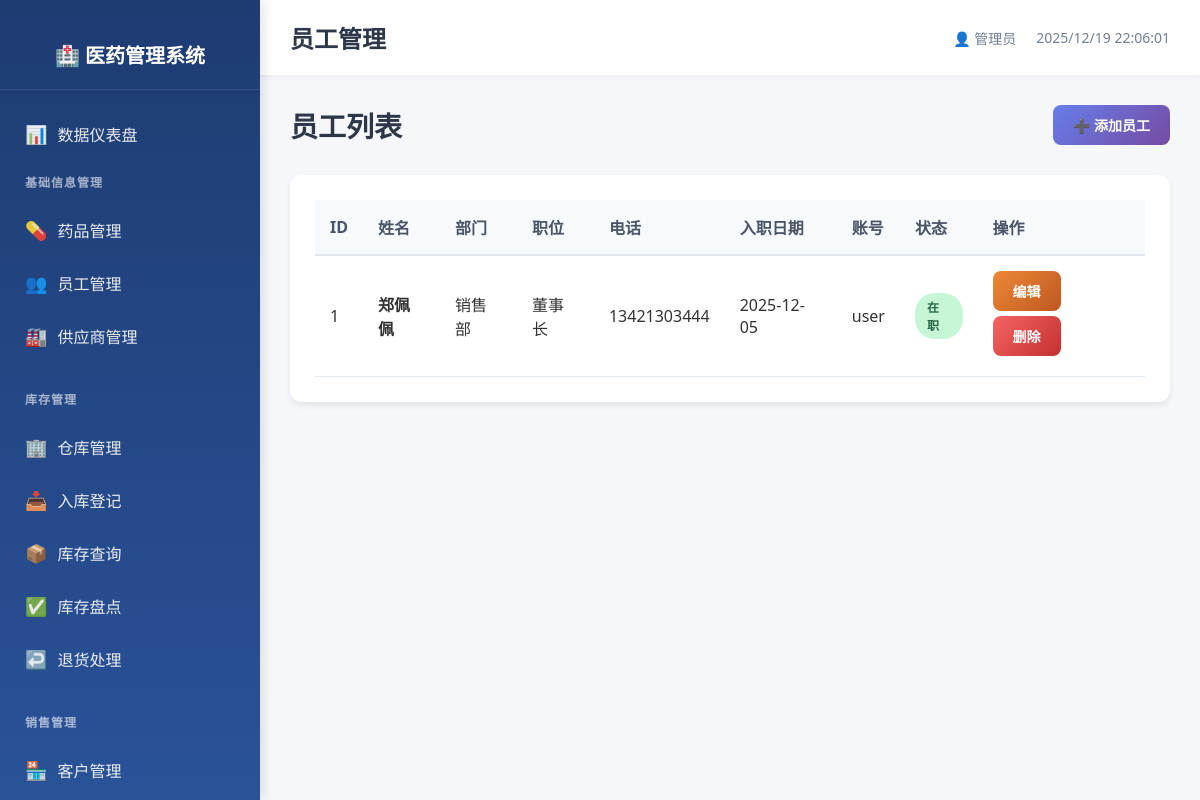
The app's page /basic/employees, older data.
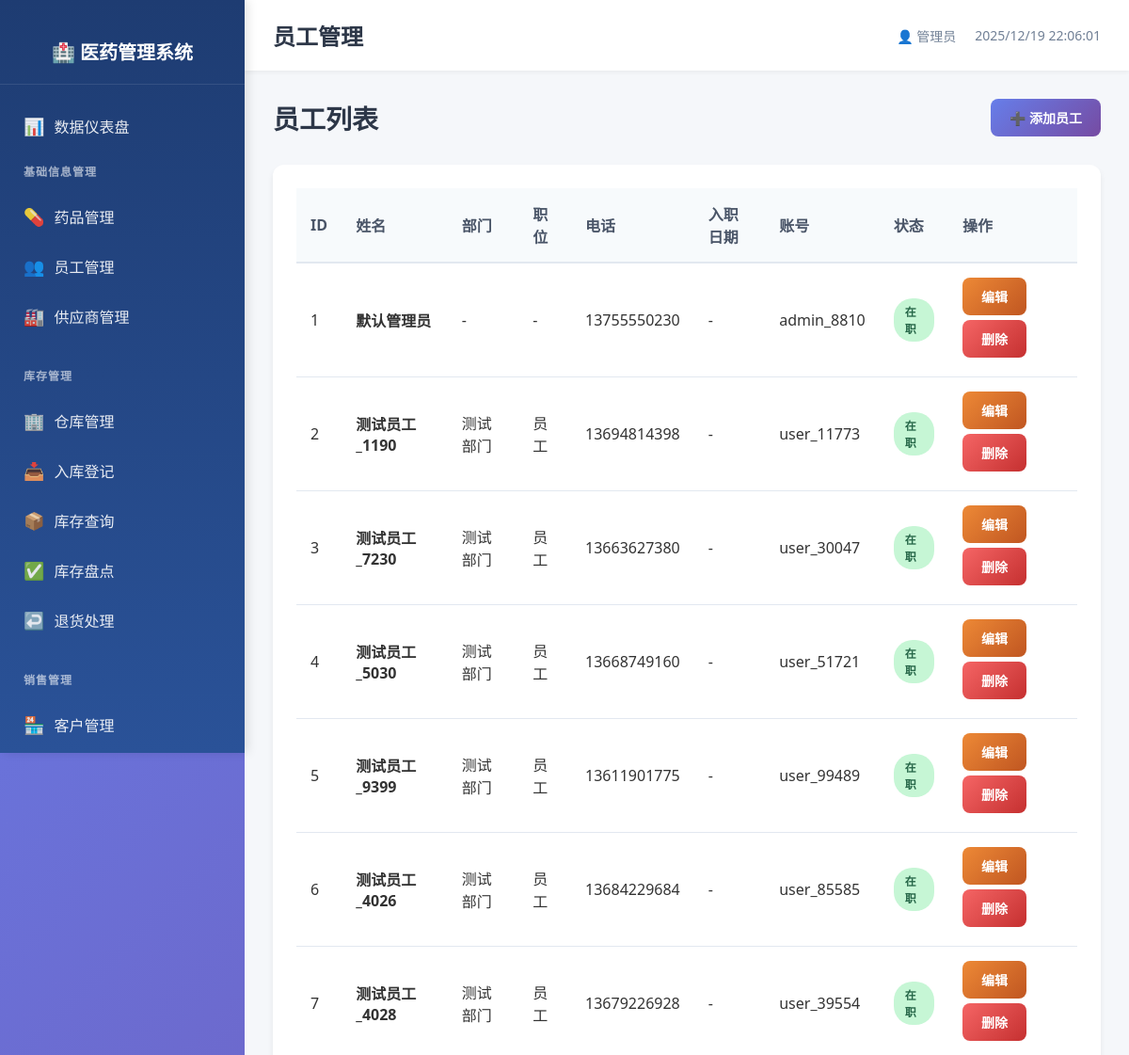
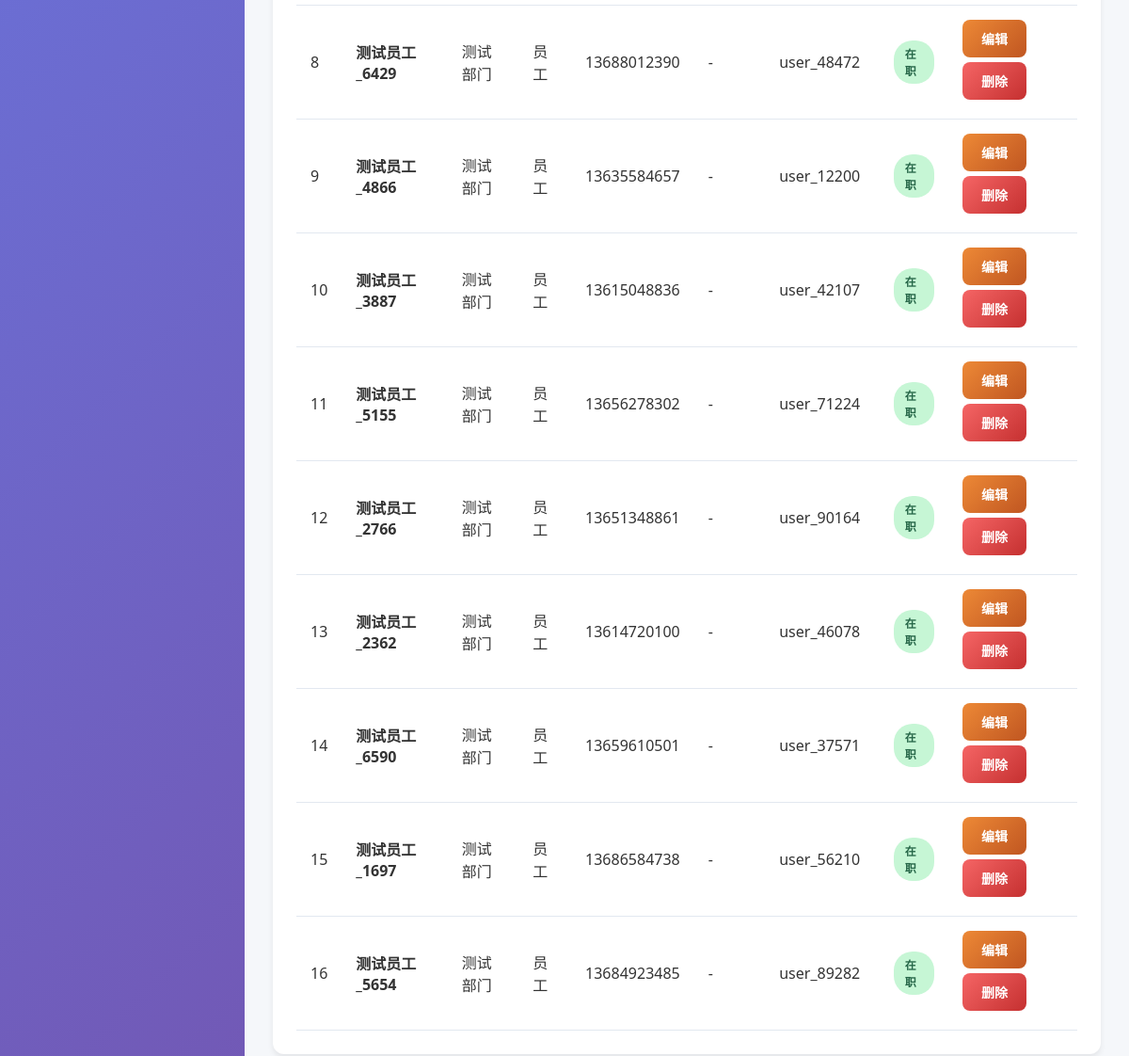
The same page, newer data (2 pictures, top to bottom).
### models.py (models this page shows)
class EmployeeInfo(db.Model):
    __tablename__ = 'employee_info'
    employee_id = db.Column(db.Integer, primary_key=True, autoincrement=True)
    name = db.Column(db.String(100), nullable=False, index=True)
    department = db.Column(db.String(100))
    position = db.Column(db.String(100))
    phone = db.Column(db.String(20), unique=True)
    hire_date = db.Column(db.Date)
    account = db.Column(db.String(50), unique=True, nullable=False)
    password = db.Column(db.String(200), nullable=False)
    status = db.Column(db.String(20), default='在职', nullable=False)
    create_time = db.Column(db.DateTime, default=datetime.now, nullable=False)
    update_time = db.Column(db.DateTime, default=datetime.now, onupdate=datetime.now, nullable=False)

### routes/basic_info.py (the view)
@basic_bp.route('/employees')
def employee_list():
    employees = EmployeeInfo.query.all()
    return render_template('basic/employee_list.html', employees=employees)

### templates/basic/employee_list.html (shortened to what this page needs)
{% extends "base.html" %}
{% block page_title %}员工管理{% endblock %}
{% block content %}
<div class="page-header">
    <h2>员工列表</h2>
    <a href="{{ url_for('basic.employee_add') }}" class="btn btn-primary">
        ➕ 添加员工
    </a>
</div>
<div class="table-card">
    <table class="data-table">
        <thead>
            <tr>
                <th>ID</th>
                <th>姓名</th>
                <th>部门</th>
                <th>职位</th>
                <th>电话</th>
                <th>入职日期</th>
                <th>账号</th>
                <th>状态</th>
                <th>操作</th>
            </tr>
        </thead>
        <tbody>
            {% for emp in employees %}
            <tr>
                <td>{{ emp.employee_id }}</td>
                <td><strong>{{ emp.name }}</strong></td>
                <td>{{ emp.department or '-' }}</td>
                <td>{{ emp.position or '-' }}</td>
                <td>{{ emp.phone or '-' }}</td>
                <td>{{ emp.hire_date or '-' }}</td>
                <td>{{ emp.account or '-' }}</td>
                <td>
                    {% if emp.status == '在职' %}
                        <span class="badge badge-success">在职</span>
                    {% else %}
                        <span class="badge badge-danger">离职</span>
                    {% endif %}
                </td>
                <td>
                    <a href="{{ url_for('basic.employee_edit', employee_id=emp.employee_id) }}" class="btn btn-sm btn-warning">编辑</a>
                    <a href="{{ url_for('basic.employee_delete', employee_id=emp.employee_id) }}"
                       class="btn btn-sm btn-danger"
                       onclick="return confirm('确定要删除该员工吗？');">删除</a>
                </td>
            </tr>
            {% endfor %}
        </tbody>
    </table>
</div>
{% endblock %}

### templates/base.html (shortened to what this page needs)
<!DOCTYPE html>
<html lang="zh">
<head>
    <link rel="stylesheet" href="{{ url_for('static', filename='css/style.css') }}">
</head>
<body>
    <div class="container">
        <aside class="sidebar">
            <div class="logo">
                <h2>🏥 医药管理系统</h2>
            </div>
            <nav class="nav-menu">
                <a href="{{ url_for('dashboard.index') }}" class="nav-item">
                    <span class="icon">📊</span> 数据仪表盘
                </a>
                <div class="nav-group">
                    <div class="nav-group-title">基础信息管理</div>
                    <a href="{{ url_for('basic.drug_list') }}" class="nav-item">
                        <span class="icon">💊</span> 药品管理
                    </a>
                    <a href="{{ url_for('basic.employee_list') }}" class="nav-item">
                        <span class="icon">👥</span> 员工管理
                    </a>
                    <a href="{{ url_for('basic.supplier_list') }}" class="nav-item">
                        <span class="icon">🏭</span> 供应商管理
                    </a>
                </div>
                <div class="nav-group">
                    <div class="nav-group-title">库存管理</div>
                    <a href="{{ url_for('inventory.warehouse_list') }}" class="nav-item">
                        <span class="icon">🏢</span> 仓库管理
                    </a>
                    <a href="{{ url_for('inventory.stock_in_list') }}" class="nav-item">
                        <span class="icon">📥</span> 入库登记
                    </a>
                    <a href="{{ url_for('inventory.stock_list') }}" class="nav-item">
                        <span class="icon">📦</span> 库存查询
                    </a>
                    <a href="{{ url_for('inventory.check_list') }}" class="nav-item">
                        <span class="icon">✅</span> 库存盘点
                    </a>
                    <a href="{{ url_for('inventory.return_list') }}" class="nav-item">
                        <span class="icon">↩️</span> 退货处理
                    </a>
                </div>
                <div class="nav-group">
                    <div class="nav-group-title">销售管理</div>
                    <a href="{{ url_for('basic.customer_list') }}" class="nav-item">
                        <span class="icon">🏪</span> 客户管理
                    </a>
                    <a href="{{ url_for('sales.sales_list') }}" class="nav-item">
                    </a>
                </div>
            </nav>
        </aside>
        <main class="main-content">
            <header class="header">
                <div class="header-left">
                    <h1>{% block page_title %}{% endblock %}</h1>
                </div>
                <div class="header-right">
                    <span class="user-info">👤 管理员</span>
                    <span class="datetime" id="datetime"></span>
                </div>
            </header>
            <div class="content">
                {% block content %}{% endblock %}
            </div>
        </main>
    </div>
</body>
</html>

### static/css/style.css (style rules this page uses)
* { margin: 0; padding: 0; box-sizing: border-box; }
body { font-family: 'Segoe UI', Tahoma, Geneva, Verdana, sans-serif; background: linear-gradient(135deg, #667eea 0%, #764ba2 100%); color: #333; min-height: 100vh; }
.container { display: flex; min-height: 100vh; }
.sidebar { width: 260px; background: linear-gradient(180deg, #1e3c72 0%, #2a5298 100%); color: white; padding: 20px 0; box-shadow: 4px 0 10px rgba(0,0,0,0.1); position: fixed; height: 100vh; overflow-y: auto; }
.logo { text-align: center; padding: 20px; border-bottom: 1px solid rgba(255,255,255,0.1); margin-bottom: 20px; }
.logo h2 { font-size: 20px; font-weight: 600; }
.nav-menu { padding: 0 10px; }
.nav-group { margin-bottom: 20px; }
.nav-group-title { color: rgba(255,255,255,0.6); font-size: 12px; text-transform: uppercase; padding: 10px 15px; font-weight: 600; letter-spacing: 1px; }
.nav-item { display: flex; align-items: center; padding: 12px 15px; color: rgba(255,255,255,0.9); text-decoration: none; border-radius: 8px; margin: 5px 0; transition: all 0.3s ease; }
.nav-item .icon { margin-right: 10px; font-size: 18px; }
.main-content { flex: 1; margin-left: 260px; background: #f5f7fa; }
.header { background: white; padding: 20px 30px; box-shadow: 0 2px 4px rgba(0,0,0,0.05); display: flex; justify-content: space-between; align-items: center; }
.header h1 { font-size: 24px; color: #2d3748; }
.header-right { display: flex; gap: 20px; align-items: center; }
.user-info, .datetime { color: #718096; font-size: 14px; }
.content { padding: 30px; }
.table-card { background: white; border-radius: 12px; padding: 25px; box-shadow: 0 4px 6px rgba(0,0,0,0.07); }
.data-table { width: 100%; border-collapse: collapse; }
.data-table thead { background: #f7fafc; }
.data-table th { padding: 15px; text-align: left; font-weight: 600; color: #4a5568; border-bottom: 2px solid #e2e8f0; }
.data-table td { padding: 15px; border-bottom: 1px solid #e2e8f0; }
.badge { display: inline-block; padding: 5px 12px; border-radius: 20px; font-size: 12px; font-weight: 600; }
.badge-success { background: #c6f6d5; color: #276749; }
.btn { display: inline-block; padding: 10px 20px; border: none; border-radius: 8px; font-size: 14px; font-weight: 600; text-decoration: none; cursor: pointer; transition: all 0.3s ease; position: relative; overflow: hidden; }
.btn::before { content: ''; position: absolute; top: 50%; left: 50%; width: 0; height: 0; border-radius: 50%; background: rgba(255,255,255,0.5); transform: translate(-50%, -50%); transition: width 0.6s, height 0.6s; }
.btn-primary { background: linear-gradient(135deg, #667eea 0%, #764ba2 100%); color: white; }
.btn-danger { background: linear-gradient(135deg, #f56565 0%, #c53030 100%); color: white; }
.btn-warning { background: linear-gradient(135deg, #ed8936 0%, #c05621 100%); color: white; }
.page-header { display: flex; justify-content: space-between; align-items: center; margin-bottom: 30px; }
.page-header h2 { font-size: 28px; color: #2d3748; }

Row changes from the older to the newer data that the page shows:
changed EmployeeInfo id 1: name "郑佩佩" → "默认管理员"; department "销售部" → "-"; position "董事长" → "-"; phone "13421303444" → "13755550230"; hire_date "2025-12-05" → "-"; account "user" → "admin_8810"
added EmployeeInfo: employee_id "2", name "测试员工_1190", department "测试部门", position "员工", phone "13694814398", hire_date "-", account "user_11773", status "在职"
added EmployeeInfo: employee_id "3", name "测试员工_7230", department "测试部门", position "员工", phone "13663627380", hire_date "-", account "user_30047", status "在职"
added EmployeeInfo: employee_id "4", name "测试员工_5030", department "测试部门", position "员工", phone "13668749160", hire_date "-", account "user_51721", status "在职"
added EmployeeInfo: employee_id "5", name "测试员工_9399", department "测试部门", position "员工", phone "13611901775", hire_date "-", account "user_99489", status "在职"
added EmployeeInfo: employee_id "6", name "测试员工_4026", department "测试部门", position "员工", phone "13684229684", hire_date "-", account "user_85585", status "在职"
added EmployeeInfo: employee_id "7", name "测试员工_4028", department "测试部门", position "员工", phone "13679226928", hire_date "-", account "user_39554", status "在职"
added EmployeeInfo: employee_id "8", name "测试员工_6429", department "测试部门", position "员工", phone "13688012390", hire_date "-", account "user_48472", status "在职"
added EmployeeInfo: employee_id "9", name "测试员工_4866", department "测试部门", position "员工", phone "13635584657", hire_date "-", account "user_12200", status "在职"
added EmployeeInfo: employee_id "10", name "测试员工_3887", department "测试部门", position "员工", phone "13615048836", hire_date "-", account "user_42107", status "在职"
added EmployeeInfo: employee_id "11", name "测试员工_5155", department "测试部门", position "员工", phone "13656278302", hire_date "-", account "user_71224", status "在职"
added EmployeeInfo: employee_id "12", name "测试员工_2766", department "测试部门", position "员工", phone "13651348861", hire_date "-", account "user_90164", status "在职"
added EmployeeInfo: employee_id "13", name "测试员工_2362", department "测试部门", position "员工", phone "13614720100", hire_date "-", account "user_46078", status "在职"
added EmployeeInfo: employee_id "14", name "测试员工_6590", department "测试部门", position "员工", phone "13659610501", hire_date "-", account "user_37571", status "在职"
added EmployeeInfo: employee_id "15", name "测试员工_1697", department "测试部门", position "员工", phone "13686584738", hire_date "-", account "user_56210", status "在职"
added EmployeeInfo: employee_id "16", name "测试员工_5654", department "测试部门", position "员工", phone "13684923485", hire_date "-", account "user_89282", status "在职"
